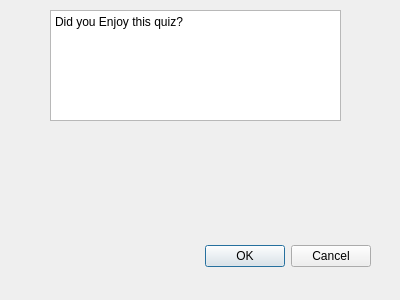
<?xml version="1.0" encoding="UTF-8"?>
<ui version="4.0">
 <class>Dialog</class>
 <widget class="QDialog" name="Dialog">
  <property name="geometry">
   <rect>
    <x>0</x>
    <y>0</y>
    <width>400</width>
    <height>300</height>
   </rect>
  </property>
  <property name="windowTitle">
   <string>Dialog</string>
  </property>
  <widget class="QDialogButtonBox" name="buttonBox">
   <property name="geometry">
    <rect>
     <x>30</x>
     <y>240</y>
     <width>341</width>
     <height>32</height>
    </rect>
   </property>
   <property name="orientation">
    <enum>Qt::Horizontal</enum>
   </property>
   <property name="standardButtons">
    <set>QDialogButtonBox::Cancel|QDialogButtonBox::Ok</set>
   </property>
  </widget>
  <widget class="QTextBrowser" name="textBrowser">
   <property name="geometry">
    <rect>
     <x>50</x>
     <y>10</y>
     <width>291</width>
     <height>111</height>
    </rect>
   </property>
   <property name="html">
    <string>&lt;!DOCTYPE HTML PUBLIC &quot;-//W3C//DTD HTML 4.0//EN&quot; &quot;http://www.w3.org/TR/REC-html40/strict.dtd&quot;&gt;
&lt;html&gt;&lt;head&gt;&lt;meta name=&quot;qrichtext&quot; content=&quot;1&quot; /&gt;&lt;style type=&quot;text/css&quot;&gt;
p, li { white-space: pre-wrap; }
&lt;/style&gt;&lt;/head&gt;&lt;body style=&quot; font-family:'Sans Serif'; font-size:9pt; font-weight:400; font-style:normal;&quot;&gt;
&lt;p style=&quot; margin-top:0px; margin-bottom:0px; margin-left:0px; margin-right:0px; -qt-block-indent:0; text-indent:0px;&quot;&gt;Did you Enjoy this quiz?&lt;/p&gt;&lt;/body&gt;&lt;/html&gt;</string>
   </property>
  </widget>
 </widget>
 <resources/>
 <connections>
  <connection>
   <sender>buttonBox</sender>
   <signal>accepted()</signal>
   <receiver>Dialog</receiver>
   <slot>accept()</slot>
   <hints>
    <hint type="sourcelabel">
     <x>248</x>
     <y>254</y>
    </hint>
    <hint type="destinationlabel">
     <x>157</x>
     <y>274</y>
    </hint>
   </hints>
  </connection>
  <connection>
   <sender>buttonBox</sender>
   <signal>rejected()</signal>
   <receiver>Dialog</receiver>
   <slot>reject()</slot>
   <hints>
    <hint type="sourcelabel">
     <x>316</x>
     <y>260</y>
    </hint>
    <hint type="destinationlabel">
     <x>286</x>
     <y>274</y>
    </hint>
   </hints>
  </connection>
 </connections>
</ui>
